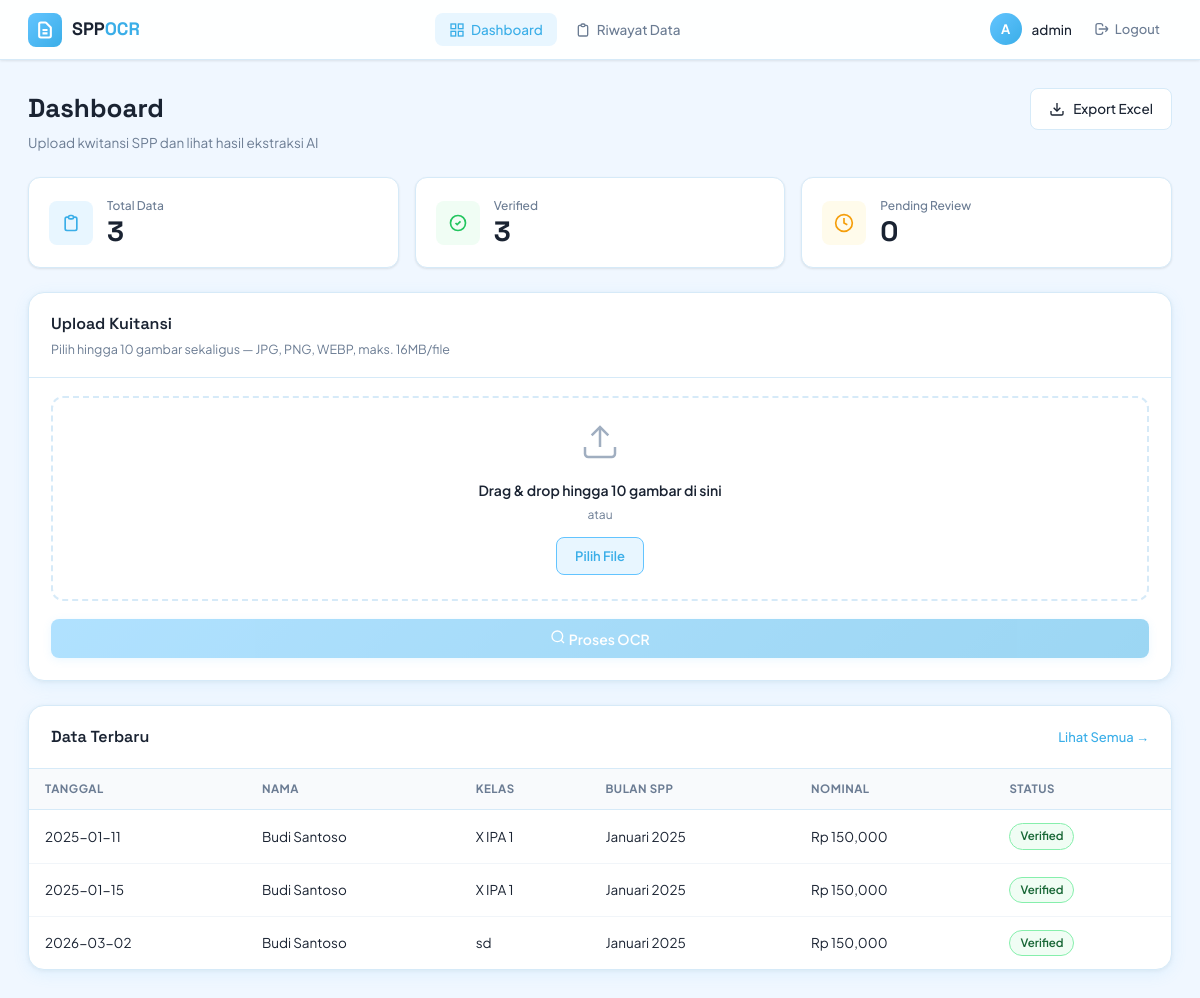
The page / (signed in) on the database its author committed.
### database/models.py (models this page shows, shortened)
class User(UserMixin, db.Model):
    __tablename__ = 'users'
    id         = db.Column(db.Integer, primary_key=True)
    username   = db.Column(db.String(80), unique=True, nullable=False)
    email      = db.Column(db.String(120), unique=True, nullable=False)
    password   = db.Column(db.String(255), nullable=False)
    role       = db.Column(db.Enum('admin', 'user'), default='user')
    created_at = db.Column(db.DateTime, default=datetime.utcnow)
    records = db.relationship('OCRRecord', backref='owner', lazy=True, cascade='all, delete-orphan')

class OCRRecord(db.Model):
    __tablename__ = 'ocr_records'
    id                 = db.Column(db.Integer, primary_key=True)
    user_id            = db.Column(db.Integer, db.ForeignKey('users.id'), nullable=False)
    image_path         = db.Column(db.String(255))
    raw_ocr_text       = db.Column(db.Text)
    tanggal_pembayaran = db.Column(db.Date, nullable=True)      # ← Date, bukan String
    nama               = db.Column(db.String(100))
    kelas              = db.Column(db.String(50))
    subjek             = db.Column(db.String(100))
    bulan_spp          = db.Column(db.String(50))
    nominal_spp        = db.Column(db.Numeric(12, 2))
    is_verified        = db.Column(db.Boolean, default=False)
    is_deleted         = db.Column(db.Boolean, default=False)
    deleted_at         = db.Column(db.DateTime, nullable=True)
    created_at         = db.Column(db.DateTime, default=datetime.utcnow)
    updated_at         = db.Column(db.DateTime, default=datetime.utcnow, onupdate=datetime.utcnow)

### routes/main.py (the view)
@main_bp.route('/')
@login_required
def dashboard():
    total    = OCRRecord.query.filter_by(user_id=current_user.id, is_deleted=False).count()
    verified = OCRRecord.query.filter_by(user_id=current_user.id, is_verified=True, is_deleted=False).count()
    pending  = total - verified
    recent   = OCRRecord.query.filter_by(user_id=current_user.id, is_deleted=False)\
                   .order_by(OCRRecord.created_at.desc()).limit(5).all()
    return render_template('dashboard.html',
        total=total, verified=verified, pending=pending, recent=recent
    )

### templates/dashboard.html (shortened to what this page needs)
{% extends "base.html" %}
{% block content %}
<div class="page-header">
  <div>
    <h1 class="page-title">Dashboard</h1>
    <p class="page-subtitle">Upload kwitansi SPP dan lihat hasil ekstraksi AI</p>
  </div>
  <a href="{{ url_for('ocr.export_excel') }}" class="btn-export">
    <svg width="16" height="16" viewBox="0 0 24 24" fill="none" stroke="currentColor" stroke-width="2">
      <path d="M21 15v4a2 2 0 01-2 2H5a2 2 0 01-2-2v-4"/><polyline points="7 10 12 15 17 10"/><line x1="12" y1="15" x2="12" y2="3"/>
    </svg>
    Export Excel
  </a>
</div>
<div class="stats-grid">
  <div class="stat-card">
    <div class="stat-icon stat-icon-blue">
      <svg width="20" height="20" viewBox="0 0 24 24" fill="none" stroke="currentColor" stroke-width="2">
        <path d="M9 5H7a2 2 0 00-2 2v12a2 2 0 002 2h10a2 2 0 002-2V7a2 2 0 00-2-2h-2M9 5a2 2 0 002 2h2a2 2 0 002-2M9 5a2 2 0 012-2h2a2 2 0 012 2"/>
      </svg>
    </div>
    <div class="stat-info">
      <span class="stat-label">Total Data</span>
      <span class="stat-value">{{ total }}</span>
    </div>
  </div>
  <div class="stat-card">
    <div class="stat-icon stat-icon-green">
      <svg width="20" height="20" viewBox="0 0 24 24" fill="none" stroke="currentColor" stroke-width="2">
        <path d="M9 12l2 2 4-4m6 2a9 9 0 11-18 0 9 9 0 0118 0z"/>
      </svg>
    </div>
    <div class="stat-info">
      <span class="stat-label">Verified</span>
      <span class="stat-value">{{ verified }}</span>
    </div>
  </div>
  <div class="stat-card">
    <div class="stat-icon stat-icon-orange">
      <svg width="20" height="20" viewBox="0 0 24 24" fill="none" stroke="currentColor" stroke-width="2">
        <circle cx="12" cy="12" r="10"/><polyline points="12 6 12 12 16 14"/>
      </svg>
    </div>
    <div class="stat-info">
      <span class="stat-label">Pending Review</span>
      <span class="stat-value">{{ pending }}</span>
    </div>
  </div>
</div>
<div class="card upload-card" style="margin-bottom:20px">
  <div class="card-header">
    <div>
      <h3>Upload Kuitansi</h3>
      <p>Pilih hingga 10 gambar sekaligus — JPG, PNG, WEBP, maks. 16MB/file</p>
    </div>
  </div>
  <div class="drop-zone" id="dropZone">
    <div class="drop-zone-content" id="dropContent">
      <div class="drop-icon">
        <svg width="40" height="40" viewBox="0 0 24 24" fill="none" stroke="currentColor" stroke-width="1.5">
          <path d="M21 15v4a2 2 0 01-2 2H5a2 2 0 01-2-2v-4"/>
          <polyline points="17 8 12 3 7 8"/><line x1="12" y1="3" x2="12" y2="15"/>
        </svg>
      </div>
      <p class="drop-text">Drag & drop hingga 10 gambar di sini</p>
      <p class="drop-sub">atau</p>
      <label for="fileInput" class="btn-choose">Pilih File</label>
    </div>
  </div>
  <button class="btn-primary btn-full btn-process" id="processBtn" onclick="processOCR()" disabled>
    <span id="processBtnText">
      <svg width="16" height="16" viewBox="0 0 24 24" fill="none" stroke="currentColor" stroke-width="2">
        <circle cx="11" cy="11" r="8"/><path d="M21 21l-4.35-4.35"/>
      </svg>
      Proses OCR
    </span>
  </button>
</div>
<div class="card recent-card" id="recentSection" style="margin-top:24px">
  <div class="card-header">
    <h3>Data Terbaru</h3>
    <a href="{{ url_for('main.records') }}" class="link-all">Lihat Semua →</a>
  </div>
  <div class="table-wrapper">
    <table class="data-table">
      <thead>
        <tr>
          <th>Tanggal</th><th>Nama</th><th>Kelas</th>
          <th>Bulan SPP</th><th>Nominal</th><th>Status</th>
        </tr>
      </thead>
      <tbody id="recentTableBody">
        {% for r in recent %}
        <tr>
          <td>{{ r.tanggal_pembayaran or '—' }}</td>
          <td>{{ r.nama or '—' }}</td>
          <td>{{ r.kelas or '—' }}</td>
          <td>{{ r.bulan_spp or '—' }}</td>
          <td>{{ 'Rp {:,.0f}'.format(r.nominal_spp) if r.nominal_spp else '—' }}</td>
          <td>
            {% if r.is_verified %}
              <span class="badge badge-verified">Verified</span>
            {% else %}
              <span class="badge badge-pending">Pending</span>
            {% endif %}
          </td>
        </tr>
        {% endfor %}
      </tbody>
    </table>
  </div>
</div>
{% endblock %}

### templates/base.html (shortened to what this page needs)
<!DOCTYPE html>
<html lang="id">
<head>
  <link rel="stylesheet" href="{{ url_for('static', filename='css/style.css') }}">
</head>
<body>
{% if current_user.is_authenticated %}
<nav class="navbar">
  <div class="nav-brand">
    <div class="brand-icon">
      <svg width="20" height="20" viewBox="0 0 24 24" fill="none" stroke="currentColor" stroke-width="2.5">
        <path d="M9 12h6m-6 4h6m2 5H7a2 2 0 01-2-2V5a2 2 0 012-2h5.586a1 1 0 01.707.293l5.414 5.414a1 1 0 01.293.707V19a2 2 0 01-2 2z"/>
      </svg>
    </div>
    <span class="brand-text">SPP<span class="brand-accent">OCR</span></span>
  </div>
  <div class="nav-links">
    <a href="{{ url_for('main.dashboard') }}" class="nav-link {% if request.endpoint == 'main.dashboard' %}active{% endif %}">
      <svg width="16" height="16" viewBox="0 0 24 24" fill="none" stroke="currentColor" stroke-width="2">
        <rect x="3" y="3" width="7" height="7"/><rect x="14" y="3" width="7" height="7"/>
        <rect x="14" y="14" width="7" height="7"/><rect x="3" y="14" width="7" height="7"/>
      </svg>
      Dashboard
    </a>
    <a href="{{ url_for('main.records') }}" class="nav-link {% if request.endpoint == 'main.records' %}active{% endif %}">
      <svg width="16" height="16" viewBox="0 0 24 24" fill="none" stroke="currentColor" stroke-width="2">
        <path d="M9 5H7a2 2 0 00-2 2v12a2 2 0 002 2h10a2 2 0 002-2V7a2 2 0 00-2-2h-2M9 5a2 2 0 002 2h2a2 2 0 002-2M9 5a2 2 0 012-2h2a2 2 0 012 2"/>
      </svg>
      Riwayat Data
    </a>
  </div>
  <div class="nav-user">
    <span class="user-badge">{{ current_user.username[0].upper() }}</span>
    <span class="user-name">{{ current_user.username }}</span>
    <a href="{{ url_for('auth.logout') }}" class="btn-logout">
      <svg width="16" height="16" viewBox="0 0 24 24" fill="none" stroke="currentColor" stroke-width="2">
        <path d="M17 16l4-4m0 0l-4-4m4 4H7m6 4v1a3 3 0 01-3 3H6a3 3 0 01-3-3V7a3 3 0 013-3h4a3 3 0 013 3v1"/>
      </svg>
      Logout
    </a>
  </div>
</nav>
{% endif %}
<main class="{% if current_user.is_authenticated %}main-content{% endif %}">
  {% block content %}{% endblock %}
</main>
</body>
</html>

### rows shown on the page
User: username "A", username "admin"
OCRRecord: tanggal_pembayaran "2025-01-11", nama "Budi Santoso", kelas "X IPA 1", bulan_spp "Januari 2025", nominal_spp "Rp 150,000", is_verified "Verified"
OCRRecord: tanggal_pembayaran "2025-01-15", nama "Budi Santoso", kelas "X IPA 1", bulan_spp "Januari 2025", nominal_spp "Rp 150,000", is_verified "Verified"
OCRRecord: tanggal_pembayaran "2026-03-02", nama "Budi Santoso", kelas "sd", bulan_spp "Januari 2025", nominal_spp "Rp 150,000", is_verified "Verified"

### other values the page prints
{{ total }} "3"
{{ verified }} "3"
{{ pending }} "0"
